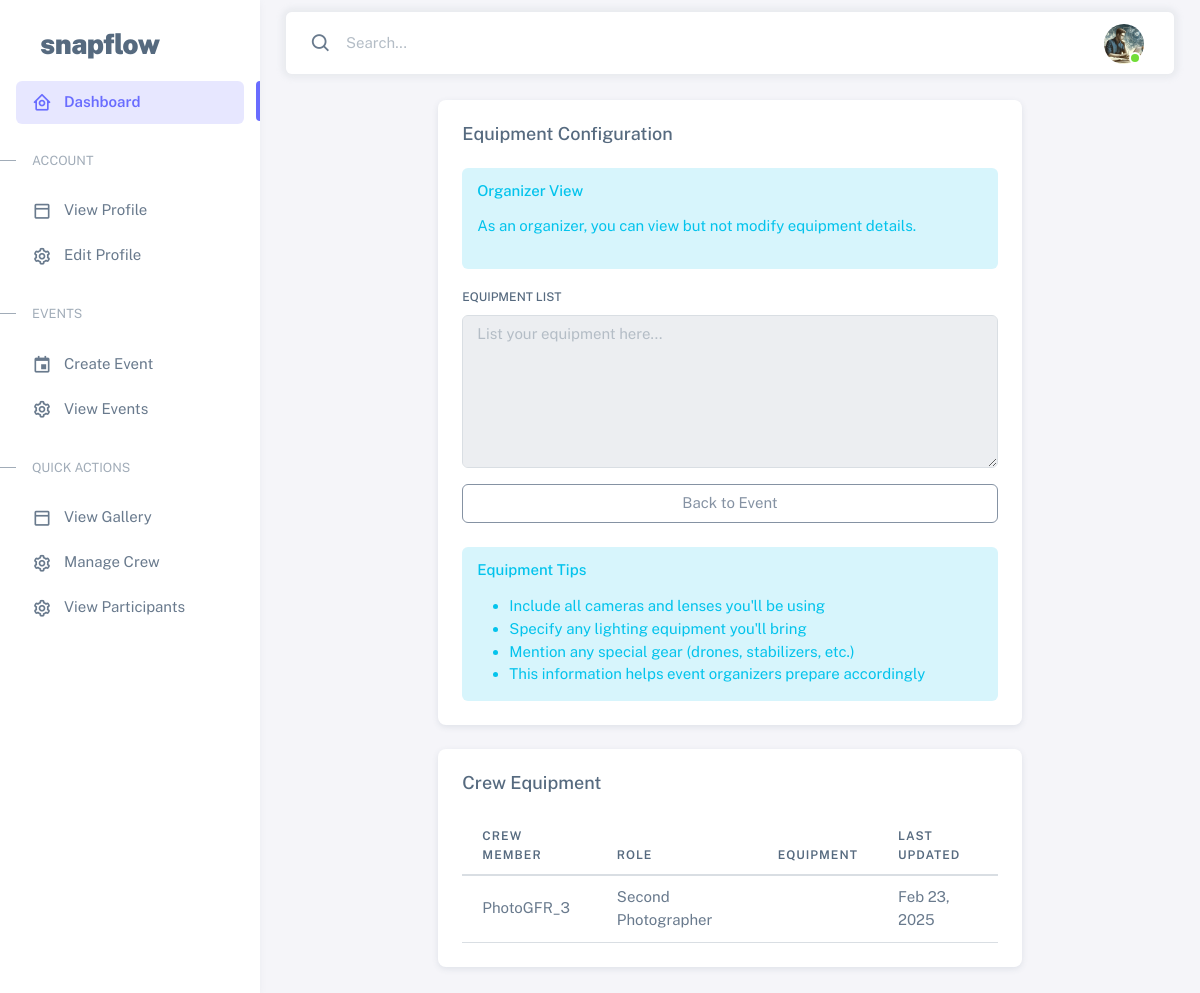
/events/nobel-awards-2025/equipment/ (signed in), run on an earlier commit of the app's database.
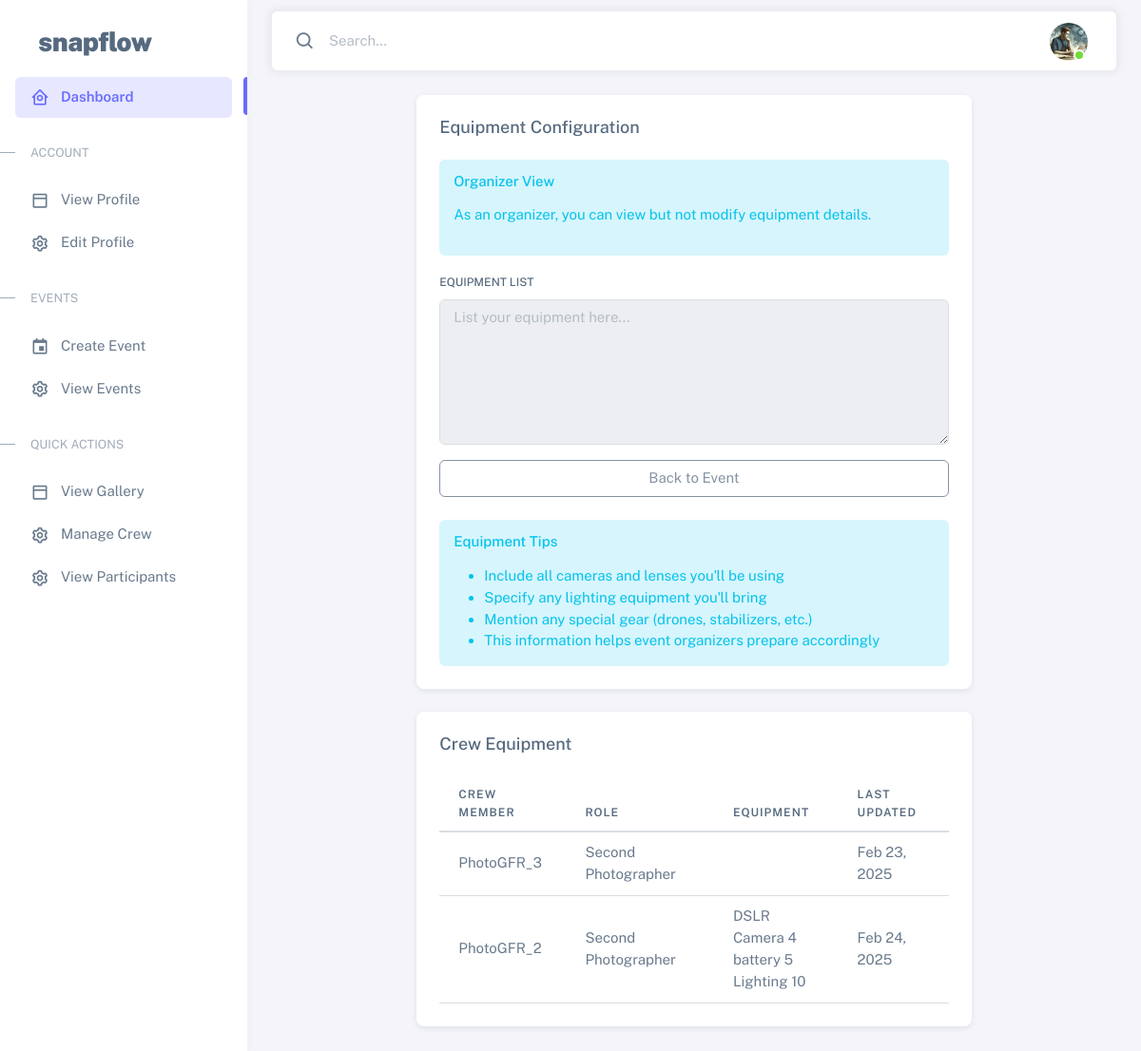
And on a later commit of the database.
### events/models.py (models this page shows, shortened)
class EventCrew(models.Model):
    class CrewRoles(models.TextChoices):
        LEAD = 'LEAD', _('Lead Photographer')
        SECOND = 'SECOND', _('Second Photographer')
        ASSISTANT = 'ASSISTANT', _('Assistant')
        VIDEOGRAPHER = 'VIDEO', _('Videographer')
        EDITOR = 'EDITOR', _('Photo Editor')
        OTHER = 'OTHER', _('Other')
    event = models.ForeignKey(Event, on_delete=models.CASCADE, related_name='crew_members')
    member = models.ForeignKey(settings.AUTH_USER_MODEL, on_delete=models.CASCADE)
    role = models.CharField(max_length=20, choices=CrewRoles.choices)
    is_confirmed = models.BooleanField(default=False)
    notes = models.TextField(blank=True)
    equipment = models.TextField(blank=True)
    assigned_area = models.CharField(max_length=100, blank=True)
    created_at = models.DateTimeField(auto_now_add=True)
    updated_at = models.DateTimeField(auto_now=True)
    class Meta:
        unique_together = ['event', 'member']

### users/models.py (models this page shows, shortened)
class CustomUser(AbstractUser):
    class Roles(models.TextChoices):
        ORGANIZER = 'ORGANIZER', _('Event Organizer')
        PHOTOGRAPHER = 'PHOTOGRAPHER', _('Photographer')
        PARTICIPANT = 'PARTICIPANT', _('Event Participant')
    class ParticipantTypes(models.TextChoices):
        GUEST = 'GUEST', _('Guest')
        FAMILY = 'FAMILY', _('Family')
        FRIEND = 'FRIEND', _('Friend')
        WINNER = 'WINNER', _('Winner')
        OTHER = 'OTHER', _('Other')
    class PhotographerRoles(models.TextChoices):
        LEAD = 'LEAD', _('Lead Photographer')
        ASSISTANT = 'ASSISTANT', _('Assistant Photographer')
        SECONDARY = 'SECONDARY', _('Secondary Photographer')
    role = models.CharField(
        max_length=20,
        choices=Roles.choices,
        null=True,
        blank=False
    )
    avatar = models.ImageField(
        upload_to='user_avatars/',
        validators=[FileExtensionValidator(['jpg', 'jpeg', 'png'])],
        null=True,
        blank=True
    )
    phone_number = models.CharField(max_length=15, blank=True)
    company_name = models.CharField(max_length=100, blank=True)
    website = models.URLField(blank=True)
    portfolio_url = models.URLField(blank=True)
    photographer_role = models.CharField(
        max_length=20,
        choices=PhotographerRoles.choices,
        blank=True
    )
    watermark = models.ImageField(
        upload_to='photographer_watermarks/',
        validators=[FileExtensionValidator(['png'])],
        null=True,
        blank=True
    )
    participant_type = models.CharField(
        max_length=20,
        choices=ParticipantTypes.choices,
        blank=True
    )
    image_visibility = models.CharField(
        max_length=20,
        choices=[
            ('PUBLIC', 'Public'),
            ('PRIVATE', 'Private'),
            ('EVENT_ONLY', 'Event Only')
        ],
        default='PRIVATE'
    )
    blur_requested = models.BooleanField(default=False)
    remove_requested = models.BooleanField(default=False)
    is_verified = models.BooleanField(default=False)

### events/views.py (the view, shortened to what this page needs)
# urls.py: path('<slug:slug>/equipment/', views.EquipmentConfigurationView.as_view(), name='equipment_config'), #done
class EquipmentConfigurationView(LoginRequiredMixin, UpdateView):
    model = EventCrew
    template_name = 'events/equipment_config.html'
    fields = ['equipment']
    context_object_name = 'crew'
    def get_object(self):
        event = get_object_or_404(Event, slug=self.kwargs['slug'])
        if event.organizer == self.request.user:
            self.is_organizer = True
            return EventCrew.objects.filter(event=event).first()
    def get(self, request, *args, **kwargs):
        try:
            self.object = self.get_object()
            if self.object is None:
                messages.error(request, "No crew members found for this event.")
                return redirect('events:event_detail', slug=self.kwargs['slug'])
            context = self.get_context_data(object=self.object)
            if hasattr(self, 'is_organizer') and self.is_organizer:
                for field in context['form'].fields.values():
                    field.disabled = True
            return self.render_to_response(context)
        except Http404:
            messages.error(request, "You don't have permission to view this page.")
            return redirect('events:event_detail', slug=self.kwargs['slug'])
    def get_context_data(self, **kwargs):
        context = super().get_context_data(**kwargs)
        event = get_object_or_404(Event, slug=self.kwargs['slug'])
        context['event'] = event
        context['is_organizer'] = event.organizer == self.request.user
        if context['is_organizer']:
            context['all_crew_equipment'] = EventCrew.objects.filter(
                event=event
            ).select_related('member')
        else:
            context['existing_equipment'] = EventCrew.objects.filter(
                member=self.request.user
            ).exclude(
                pk=self.object.pk  # Exclude current one
            ).select_related('event')
        return context

### templates/events/equipment_config.html (shortened to what the changed rows need)
{% extends "users/db_base.html" %}
{% block content %}
<div class="container-xxl flex-grow-1 container-p-y">
    <div class="row justify-content-center">
        <div class="col-md-8">
            <div class="card mb-4">
                <div class="card-body">
                    {% if not is_organizer %}
                    <form method="post">
                        {% csrf_token %}
                        <div class="mb-3">
                            <label for="equipment" class="form-label">Equipment List</label>
                            {{ form.equipment|safe }}
                            <div class="form-text">
                                List your equipment details for this event (cameras, lenses, lighting, etc.)
                            </div>
                        </div>
                        <div class="d-grid gap-2">
                            <button type="submit" class="btn btn-primary">Save Configuration</button>
                            <a href="javascript:history.back()" class="btn btn-outline-secondary">Cancel</a>
                        </div>
                    </form>
                    {% else %}
                    <div class="alert alert-info">
                        <h6 class="alert-heading">Organizer View</h6>
                        <p>As an organizer, you can view but not modify equipment details.</p>
                    </div>
                    <form>
                        <div class="mb-3">
                            <label for="equipment" class="form-label">Equipment List</label>
                            {{ form.equipment|safe }}
                        </div>
                        <div class="d-grid gap-2">
                            <a href="javascript:history.back()" class="btn btn-outline-secondary">Back to Event</a>
                        </div>
                    </form>
                    {% endif %}
                </div>
            </div>
            {% if is_organizer %}
            <div class="card mt-4">
                <div class="card-body">
                    <div class="table-responsive">
                        <table class="table table-hover">
                            <thead>
                                <tr>
                                    <th>Crew Member</th>
                                    <th>Role</th>
                                    <th>Equipment</th>
                                    <th>Last Updated</th>
                                </tr>
                            </thead>
                            <tbody>
                                {% for crew in all_crew_equipment %}
                                <tr>
                                    <td>{{ crew.member.get_full_name|default:crew.member.username }}</td>
                                    <td>{{ crew.get_role_display }}</td>
                                    <td>{{ crew.equipment|linebreaksbr }}</td>
                                    <td>{{ crew.updated_at|date:"M d, Y" }}</td>
                                </tr>
                                {% empty %}
                                <tr>
                                    <td colspan="4" class="text-center">No crew members have added equipment details yet.</td>
                                </tr>
                                {% endfor %}
                            </tbody>
                        </table>
                    </div>
                </div>
            </div>
            {% endif %}
        </div>
    </div>
</div>
{% endblock %}

What changed in the data, as far as the page shows it:
added EventCrew: member.get_full_name "PhotoGFR_2", role "Second Photographer", equipment "DSLR Camera 4 battery 5 Lighting 10", updated_at "Feb 24, 2025"
